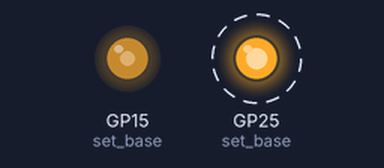
A program run on a simulated Raspberry Pi Pico running MicroPython. Parts: output pins drawn as LEDs (lit = HIGH). Dashed ring = blinking.

Above: at 0.05 s.
Timing chart, 0 to 3.0 s (numbered marks = the images above):
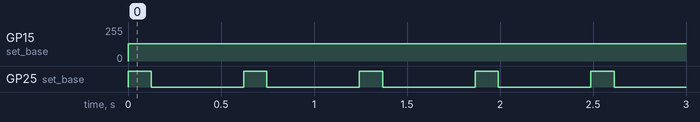

Measured:
- by itself, GP15 (set_base): 0/255 → 128/255 at 0.00 s
- by itself, GP25 (set_base): alternates HIGH for 0.12 s and LOW for 0.50 s

The program:

main.py
```python
from machine import Pin
import rp2

@rp2.asm_pio(set_init=rp2.PIO.OUT_LOW)
def blink_fast():
    wrap_target()
    set(pins, 1)
    set(pins, 0)
    wrap()

@rp2.asm_pio(set_init=rp2.PIO.OUT_LOW)
def blink_1hz():
    set(pins, 1)
    set(x, 7)
    label("delay_high")
    nop()                       [29]
    jmp(x_dec, "delay_high")

    set(pins, 0)
    set(x, 31)
    label("delay_low")
    nop()                       [29]
    jmp(x_dec, "delay_low")

#machine.freq(250000000);

sm0 = rp2.StateMachine(0, blink_fast, freq=60000000, set_base=Pin(15)) # ca clignote à 30Mhz !
sm0.active(1)


sm1 = rp2.StateMachine(1, blink_1hz, freq=2000, set_base=Pin(25))
sm1.active(1)
```
